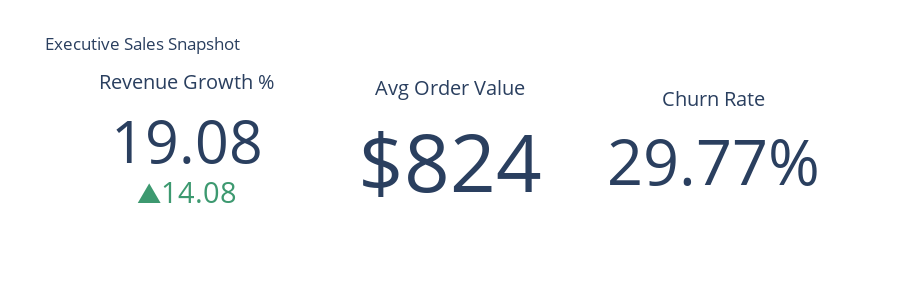

Notebook code for this chart:
### Markdown cell above
## 1. Executive Summary: The High-Level Pulse
Before diving into the details, let's look at the 'vital signs' of our sales performance: Revenue, AOV, and Churn.

### Code cell
# Load pre-calculated KPIs
kpi_path = '../outputs/sales_kpis.csv'
kpi_df = pd.read_csv(kpi_path)

# Load raw sales for trend analysis
sales = pd.read_csv('../../shared/data/sales_transactions.csv')
sales['date'] = pd.to_datetime(sales['date'])

def get_kpi(metric_name):
    return kpi_df[kpi_df['metric'] == metric_name]['value'].values[0]

fig = make_subplots(
    rows=1, cols=3,
    specs=[[{'type': 'indicator'}, {'type': 'indicator'}, {'type': 'indicator'}]]
)

fig.add_trace(go.Indicator(
    mode = "number+delta",
    value = get_kpi('Revenue Growth Rate (Last Month)'),
    title = {"text": "Revenue Growth %"},
    delta = {'reference': 5, 'relative': False, 'position': "bottom"},
    domain = {'x': [0, 0.3], 'y': [0, 1]}),
    row=1, col=1
)

fig.add_trace(go.Indicator(
    mode = "number",
    value = get_kpi('Average Order Value (AOV)'),
    number = {'prefix': "$"},
    title = {"text": "Avg Order Value"},
    domain = {'x': [0.35, 0.65], 'y': [0, 1]}),
    row=1, col=2
)

fig.add_trace(go.Indicator(
    mode = "number",
    value = get_kpi('Customer Churn Rate (90-day)'),
    number = {'suffix': "%"},
    title = {"text": "Churn Rate"},
    domain = {'x': [0.7, 1], 'y': [0, 1]}),
    row=1, col=3
)

fig.update_layout(height=300, title_text="Executive Sales Snapshot")
fig.show()

### Figure 1 — Plotly figure (JSON) as saved in the notebook; plotly's stock layout.template omitted (floating-point values rounded to 4 significant figures)
{"data": [{"delta": {"position": "bottom", "reference": 5, "relative": false}, "domain": {"x": [0.0, 0.2889], "y": [0, 1]}, "mode": "number+delta", "title": {"text": "Revenue Growth %"}, "type": "indicator", "value": 19.08}, {"domain": {"x": [0.3556, 0.6444], "y": [0, 1]}, "mode": "number", "number": {"prefix": "$"}, "title": {"text": "Avg Order Value"}, "type": "indicator", "value": 824.2}, {"domain": {"x": [0.7111, 1.0], "y": [0, 1]}, "mode": "number", "number": {"suffix": "%"}, "title": {"text": "Churn Rate"}, "type": "indicator", "value": 29.77}], "layout": {"height": 300, "title": {"text": "Executive Sales Snapshot"}}}
